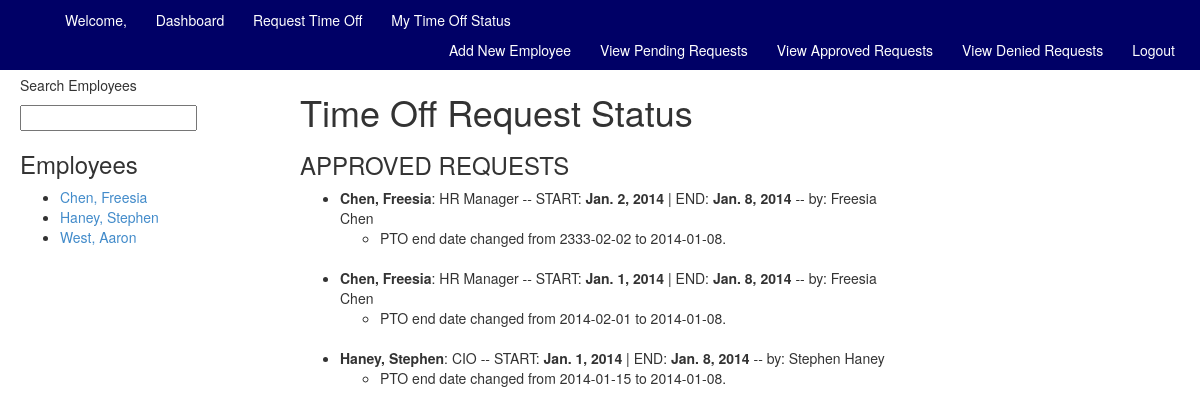
The page /hris/timeoff/APPROVED/ (signed in) on the database as committed earlier.
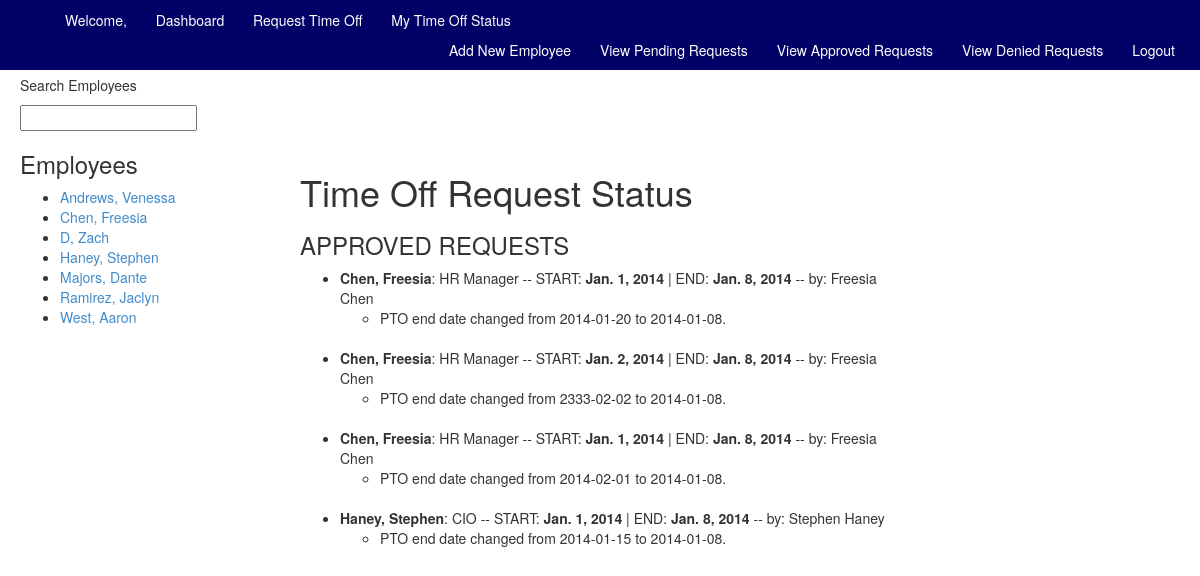
The same page on the database as committed later.
### hris_system/models.py (models this page shows, shortened)
class Employee(models.Model):
	user = models.OneToOneField(User)
	last_name = models.CharField(max_length=25)
	first_name = models.CharField(max_length=25)
	hire_date = models.DateField(auto_now=False, auto_now_add=False)
	phone_number = models.CharField(max_length=15, blank=True)
	address = models.CharField(max_length=25, blank=True)
	city = models.CharField(max_length=25, blank=True)
	state = models.CharField(max_length=2, blank=True)
	zipcode = models.IntegerField(blank=True)
	DEPT_CHOICES = (
			('New Hire', 'New Hire'),
			('Human Resources', 'Human Resources'),
			('Shift Manager', 'Shift Manager'),
			('Staff', 'Staff'),
			('IT', 'IT Staff'),
		)
	department = models.CharField(max_length=25, choices=DEPT_CHOICES, default="New Hire")
	position = models.CharField(max_length=25, default='New Hire')
	STATUS_CHOICES = (
		('Active', 'Active'),
		('Terminated', 'Terminated'),
		('Paid Time Off', 'Paid Time Off'),
		('Personal Time Off', 'Personal Time Off'),
		('Leave of Absense', 'Leave of Absense' ),
	)
	status = models.CharField(max_length=25, choices=STATUS_CHOICES, default="Active")

class TimeOffRequest(models.Model):
	employee = models.ForeignKey(Employee)
	date_start = models.DateField(auto_now=False, auto_now_add=False)
	date_end = models.DateField(auto_now=False, auto_now_add=False)
	status = models.CharField(max_length=25, default="PENDING")
	handler = models.CharField(max_length=25)
	comments = models.CharField(max_length=25)

### hris_system/views.py (the view)
# urls.py: url(r'^timeoff/(?P<request_status>\w+)/$', views.get_timeoff_requests, name='requests'),
@user_passes_test(hr_or_mgr)
def get_timeoff_requests(request, request_status):
	context = RequestContext(request)
	context_dict = {}
	employee_list = get_employee_list()
	hr_user = request.user.groups.filter(name="Human Resources").exists()
	mgr_user = request.user.groups.filter(name="Shift Manager").exists()
	status = request_status.upper()
	buttons = False
	if status == "PENDING":
		buttons = True
	timeoff_requests = TimeOffRequest.objects.filter(status=status).order_by('-id')
	context_dict['employee_list'] = employee_list
	context_dict['hr_user'] = hr_user
	context_dict['mgr_user'] = mgr_user
	context_dict['timeoff_requests'] = timeoff_requests
	context_dict['status'] = status
	context_dict['buttons'] = buttons
	return render_to_response('hris_system/timeoff.html', context_dict, context)

### hris_system/views.py (called while the page is built)
def hr_or_mgr(user):
	return user.groups.filter(name="Shift Manager").exists() or user.groups.filter(name="Human Resources").exists()

def get_employee_list(max_results=0, starts_with=''):
	employee_list = []
	if starts_with:
		employee_list = Employee.objects.filter(last_name__startswith=starts_with)
	else:
		employee_list = Employee.objects.all().order_by("last_name")
	if max_results > 0:
		if len(employee_list) >	max_results:
			employee_list = employee_list[:max_results]
	return employee_list

### templates/hris_system/timeoff.html (shortened to what this page needs)
{% extends 'hris_system/base.html' %}
{% block body_block %}
{% load static %}
<div>
	<h1>Time Off Request Status</h1>
	{% if timeoff_requests %}
	<h3>{{ status }} REQUESTS</h3>
		<div id="requests">
			<ul>
			{% for request in timeoff_requests %}
				<li><strong>{{ request.employee.last_name }}, {{ request.employee.first_name }}</strong>: {{ request.employee.position }} -- START: <strong>{{ request.date_start }}</strong> | END: <strong>{{ request.date_end }}</strong>
				{% if buttons %}
				<button class="approve" data-reqid="{{ request.id }}" data-approvedeny="APPROVED" type="button">Approve</button>
				<button class="deny" data-reqid="{{ request.id }}" data-approvedeny="DENIED" type="button">Deny</button>
				{% else %}
				-- by: {{ request.handler }}
				{% endif %}
				{% if request.comments %}
				<ul>
					<li>
						{{ request.comments }}
					</li>
				</ul>
				{% endif %}
				</li>
			{% endfor %}
			</ul>
		</div>
	{% endif %}
</div>
{% endblock %}

### templates/hris_system/employee_list.html
{% if employee_list %}
	<h3>Employees</h3>
	<ul>
		{% for employee in employee_list %}
		<li><a href="/hris/employee/{{ employee.id }}">{{ employee.last_name }}, {{ employee.first_name }}</a></li>
		{% endfor %}
{% else %}
	<h3>No employees by this name</h3>
{% endif %}

Rows that differ between the two databases and show on the page:
added Employee: last_name "Andrews", first_name "Venessa"
added Employee: last_name "D", first_name "Zach"
added Employee: last_name "Majors", first_name "Dante"
added Employee: last_name "Ramirez", first_name "Jaclyn"
added TimeOffRequest: employee.last_name "Chen", employee.first_name "Freesia", employee.position "HR Manager", date_start "Jan. 1, 2014", date_end "Jan. 8, 2014", handler "Freesia Chen", comments "PTO end date changed from 2014-01-20 to 2014-01-08."
